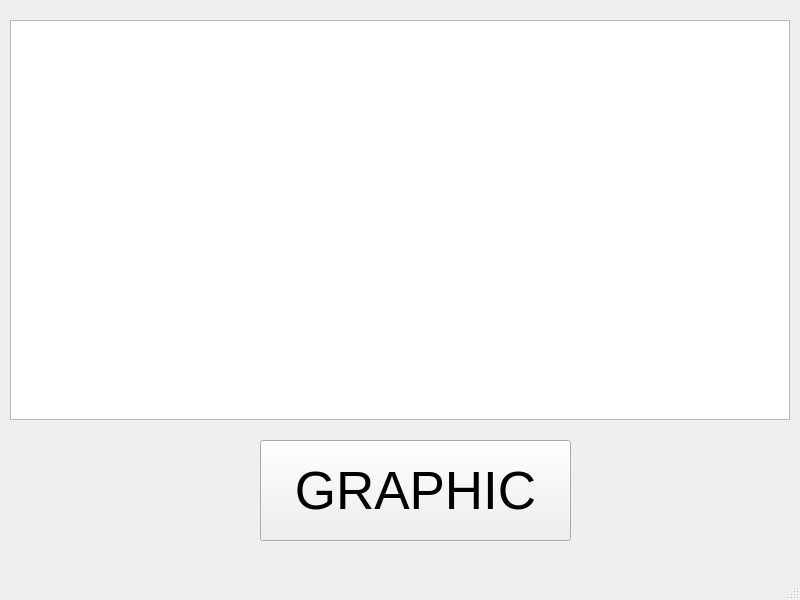
<?xml version="1.0" encoding="UTF-8"?>
<ui version="4.0">
 <class>MainWindow</class>
 <widget class="QMainWindow" name="MainWindow">
  <property name="geometry">
   <rect>
    <x>0</x>
    <y>0</y>
    <width>800</width>
    <height>600</height>
   </rect>
  </property>
  <property name="windowTitle">
   <string>MainWindow</string>
  </property>
  <widget class="QWidget" name="centralwidget">
   <widget class="QPushButton" name="graphic">
    <property name="geometry">
     <rect>
      <x>260</x>
      <y>440</y>
      <width>311</width>
      <height>101</height>
     </rect>
    </property>
    <property name="font">
     <font>
      <pointsize>40</pointsize>
     </font>
    </property>
    <property name="text">
     <string>GRAPHIC</string>
    </property>
   </widget>
   <widget class="QGraphicsView" name="graphicsView">
    <property name="geometry">
     <rect>
      <x>10</x>
      <y>20</y>
      <width>780</width>
      <height>400</height>
     </rect>
    </property>
   </widget>
  </widget>
  <widget class="QMenuBar" name="menubar">
   <property name="geometry">
    <rect>
     <x>0</x>
     <y>0</y>
     <width>800</width>
     <height>26</height>
    </rect>
   </property>
  </widget>
  <widget class="QStatusBar" name="statusbar"/>
 </widget>
 <resources/>
 <connections/>
</ui>
